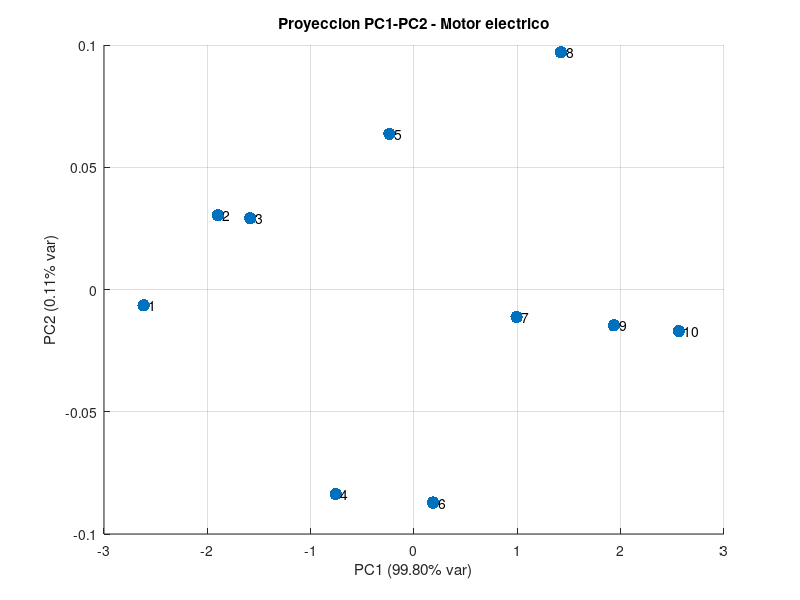

The MATLAB source for this figure:
clear; clc; close all;


diary('salida_octave.txt');
diary on;

%% Punto 1
T = [48; 50; 51; 53; 55; 56; 58; 60; 61; 63];
I = [5.1; 5.3; 5.4; 5.7; 5.8; 6.0; 6.2; 6.3; 6.5; 6.7];
V = [2.1; 2.4; 2.5; 2.8; 3.0; 3.1; 3.5; 3.6; 3.8; 4.0];

X = [T I V];
disp('=== Matriz X (10x3) ==='); disp(X);

mu = mean(X);
sd = std(X);
disp('=== Medias ===');   disp(mu);
disp('=== Desv. estandar ==='); disp(sd);

Z = (X - mu) ./ sd;
disp('=== Matriz Z ==='); disp(Z);

%% Punto 2
S = cov(Z);
disp('=== Matriz de covarianza S ==='); disp(S);

%% Punto 3
[Vc, D] = eig(S);
lambda = diag(D);
[lambda_ord, idx] = sort(lambda, 'descend');
Vc_ord = Vc(:, idx);

disp('=== Autovalores ordenados ==='); disp(lambda_ord);
disp('=== Traza de S ===');            disp(trace(S));
disp('=== Suma autovalores ===');      disp(sum(lambda_ord));
disp('=== Autovectores (PC1, PC2, PC3 por columnas) ===');
disp(Vc_ord);

%% Punto 4
var_ind  = 100 * lambda_ord / sum(lambda_ord);
var_acum = cumsum(var_ind);

disp('=== Varianza individual (%) ==='); disp(var_ind);
disp('=== Varianza acumulada (%) ===');  disp(var_acum);

%% Punto 5
scores = Z * Vc_ord;
PC1 = scores(:,1);
PC2 = scores(:,2);
disp('=== Puntajes PC1 y PC2 ===');
disp([PC1 PC2]);

% Gráfico de las muestras
figure('visible','off');
scatter(PC1, PC2, 80, 'filled');
hold on;
for k = 1:length(PC1)
    text(PC1(k)+0.05, PC2(k), num2str(k));
end
xlabel('PC1 (99.80% var)');
ylabel('PC2 (0.11% var)');
title('Proyeccion PC1-PC2 - Motor electrico');
grid on;
print('-dpng','-r150','pca_pc1_pc2.png');

%% Punto 6
fprintf('\n=== RECOMENDACION ===\n');
fprintf('PC1 explica %.2f%% de la varianza.\n', var_ind(1));
fprintf('PC1+PC2 explican %.2f%% de la varianza.\n', var_acum(2));
fprintf('Perdida al usar 2 componentes: %.3f%%\n', 100 - var_acum(2));
fprintf('=> Conservar 2 componentes es razonable para visualizacion/monitoreo.\n');

diary off;
